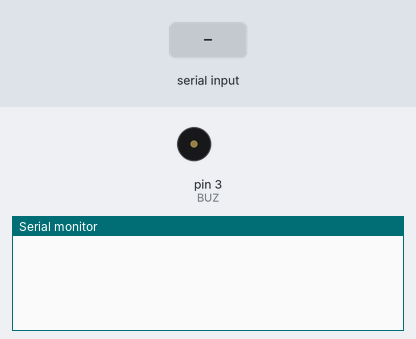
Simulated run of this sketch. Board: Arduino Nano, built with avr-gcc and run on an emulated ATmega328P. On the bench: buzzer (waves = sounding, pin HIGH), the last lines printed to the serial monitor. Inputs (shaded band) come from the test bench.

Above: at 1.2 s.
1.3 s: "1\n" received over Serial
At 1.7 s:
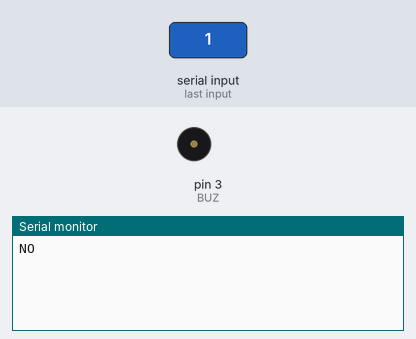
2.8 s: "2\n" received over Serial
At 4.0 s:
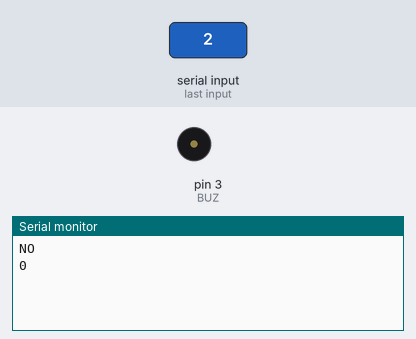
4.3 s: "3\n" received over Serial
At 5.2 s:
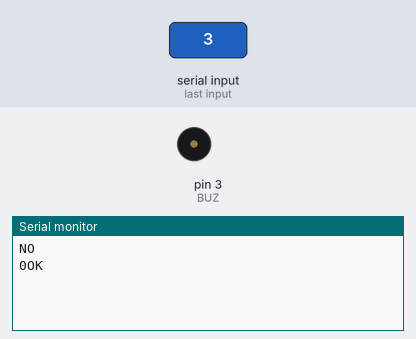

The sketch:

Nano.ino
```cpp
 #include <SoftwareSerial.h>

#define TX_PIN 0
#define RX_PIN 1

int JAK = A1;         // 적외선 센서 핀
int BUZ = 3;          // 부저 핀

int num = 0;
bool mode = false;
int cnt = 0;         // 윗몸일으키기 횟수 변수
int pre;             // 감압 값 저장 변수
int attiny = 0;       // ATTINY에 문자 보내기 위한
unsigned long curr = 0;
int standard = 0;

void Start();
void End();
void Check();

SoftwareSerial rs485(RX_PIN, TX_PIN);

void setup() {
  rs485.begin(115200);
  Serial.begin(115200);

  pinMode(JAK, INPUT);
  pinMode(BUZ, OUTPUT);
}

void loop() {
  if (Serial.available()) {
    num = Serial.parseInt();    // RPI값 받아오기
  }
  if (num == 1) {            // 시작하라고 하면
    Start();
  }
  else if (num == 2) {         // 그만하라고 하면
    End();
  }
  else if (num == 3) {          // 적외선 거리 측정
    Check();
  }
}

void Start() {                 // 측정 시작
  if(standard==0){
    Serial.println("NO");
    num=0;
    return;
  }
  if (attiny == 0) {
    rs485.print("START");   // ATTINY에 시작 명령
    attiny = 1;
  }
  pre = rs485.read() - '0';            // 감압 값
  unsigned int ray = analogRead(JAK);  // 레이저 값
  if (pre > 1)             // 1=미지수, 수치 정확하게
    mode = true;
  if (mode && ray < standard) {
    cnt++;
    Serial.println(cnt);     // RPI로 횟수 전송
    digitalWrite(BUZ, 1);
    curr = millis();
    mode = false;
  }
  if (curr >= 100) {
    digitalWrite(BUZ, 0);
    curr = 0;
  }
}

void End() {                   // 측정 종료
  Serial.print(cnt);
  rs485.print("END");
  cnt = 0;
  attiny = 0;
  digitalWrite(BUZ, 0);
  curr = 0;
  num = 0;
}

void Check() {                  // 적외선 기준 측정
  standard = analogRead(JAK);
  Serial.println("OK");
  num = 0;
}
```

Measured:
- after the input at 1.3 s, the serial monitor: prints a new line at once (image 1)
- after the input at 2.8 s, the serial monitor: prints a new line at once (image 2)
- after the input at 4.3 s, the serial monitor: prints a new line at once (image 3)
